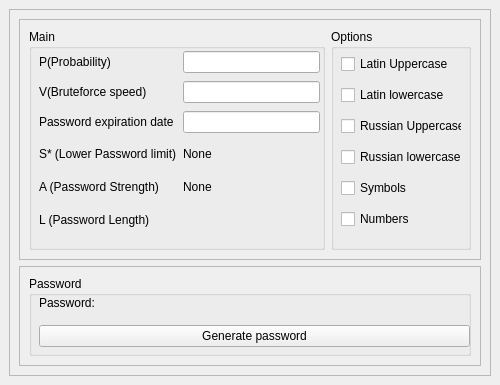
<?xml version="1.0" encoding="UTF-8"?>
<ui version="4.0">
 <class>Password_Generator</class>
 <widget class="QMainWindow" name="Password_Generator">
  <property name="geometry">
   <rect>
    <x>0</x>
    <y>0</y>
    <width>500</width>
    <height>385</height>
   </rect>
  </property>
  <property name="minimumSize">
   <size>
    <width>500</width>
    <height>385</height>
   </size>
  </property>
  <property name="maximumSize">
   <size>
    <width>500</width>
    <height>385</height>
   </size>
  </property>
  <property name="windowTitle">
   <string>Password Generator v1</string>
  </property>
  <widget class="QWidget" name="centralwidget">
   <layout class="QHBoxLayout" name="horizontalLayout_2">
    <item>
     <widget class="QFrame" name="mainFrame">
      <property name="frameShape">
       <enum>QFrame::StyledPanel</enum>
      </property>
      <property name="frameShadow">
       <enum>QFrame::Raised</enum>
      </property>
      <layout class="QVBoxLayout" name="verticalLayout">
       <item>
        <widget class="QFrame" name="frame_2">
         <property name="frameShape">
          <enum>QFrame::StyledPanel</enum>
         </property>
         <property name="frameShadow">
          <enum>QFrame::Raised</enum>
         </property>
         <layout class="QHBoxLayout" name="horizontalLayout">
          <item>
           <widget class="QGroupBox" name="groupBox_2">
            <property name="title">
             <string>Main</string>
            </property>
            <widget class="QWidget" name="layoutWidget_2">
             <property name="geometry">
              <rect>
               <x>10</x>
               <y>20</y>
               <width>281</width>
               <height>191</height>
              </rect>
             </property>
             <layout class="QGridLayout" name="gridLayout">
              <item row="0" column="0">
               <widget class="QLabel" name="lbl_Probability">
                <property name="maximumSize">
                 <size>
                  <width>16777215</width>
                  <height>25</height>
                 </size>
                </property>
                <property name="font">
                 <font>
                  <pointsize>9</pointsize>
                 </font>
                </property>
                <property name="text">
                 <string>P(Probability)</string>
                </property>
               </widget>
              </item>
              <item row="0" column="1">
               <widget class="QLineEdit" name="line_probability"/>
              </item>
              <item row="1" column="0">
               <widget class="QLabel" name="lbl_bruteforce_speed">
                <property name="maximumSize">
                 <size>
                  <width>16777215</width>
                  <height>25</height>
                 </size>
                </property>
                <property name="font">
                 <font>
                  <pointsize>9</pointsize>
                 </font>
                </property>
                <property name="text">
                 <string>V(Bruteforce speed)</string>
                </property>
               </widget>
              </item>
              <item row="1" column="1">
               <widget class="QLineEdit" name="line_bruteforce_speed"/>
              </item>
              <item row="2" column="0">
               <widget class="QLabel" name="lbl_password_expiratio_date">
                <property name="maximumSize">
                 <size>
                  <width>16777215</width>
                  <height>25</height>
                 </size>
                </property>
                <property name="font">
                 <font>
                  <pointsize>9</pointsize>
                 </font>
                </property>
                <property name="text">
                 <string>Password expiration date</string>
                </property>
               </widget>
              </item>
              <item row="2" column="1">
               <widget class="QLineEdit" name="line_password_expiration_date"/>
              </item>
              <item row="3" column="0">
               <widget class="QLabel" name="label_5">
                <property name="maximumSize">
                 <size>
                  <width>16777215</width>
                  <height>25</height>
                 </size>
                </property>
                <property name="font">
                 <font>
                  <pointsize>9</pointsize>
                 </font>
                </property>
                <property name="text">
                 <string>S* (Lower Password limit)</string>
                </property>
               </widget>
              </item>
              <item row="3" column="1">
               <widget class="QLabel" name="lbl_lower_limit_value">
                <property name="maximumSize">
                 <size>
                  <width>16777215</width>
                  <height>25</height>
                 </size>
                </property>
                <property name="text">
                 <string>None</string>
                </property>
               </widget>
              </item>
              <item row="4" column="0">
               <widget class="QLabel" name="label_6">
                <property name="maximumSize">
                 <size>
                  <width>16777215</width>
                  <height>25</height>
                 </size>
                </property>
                <property name="font">
                 <font>
                  <pointsize>9</pointsize>
                 </font>
                </property>
                <property name="text">
                 <string>A (Password Strength)</string>
                </property>
               </widget>
              </item>
              <item row="4" column="1">
               <widget class="QLabel" name="lbl_pass_strength_value">
                <property name="text">
                 <string>None</string>
                </property>
               </widget>
              </item>
              <item row="5" column="0">
               <widget class="QLabel" name="label_7">
                <property name="maximumSize">
                 <size>
                  <width>16777215</width>
                  <height>25</height>
                 </size>
                </property>
                <property name="font">
                 <font>
                  <pointsize>9</pointsize>
                 </font>
                </property>
                <property name="text">
                 <string>L (Password Length)</string>
                </property>
               </widget>
              </item>
              <item row="5" column="1">
               <widget class="QLabel" name="lbl_pass_len">
                <property name="text">
                 <string/>
                </property>
               </widget>
              </item>
             </layout>
            </widget>
           </widget>
          </item>
          <item>
           <widget class="QGroupBox" name="groupBox">
            <property name="maximumSize">
             <size>
              <width>140</width>
              <height>16777215</height>
             </size>
            </property>
            <property name="title">
             <string>Options</string>
            </property>
            <widget class="QWidget" name="layoutWidget_3">
             <property name="geometry">
              <rect>
               <x>10</x>
               <y>20</y>
               <width>121</width>
               <height>191</height>
              </rect>
             </property>
             <layout class="QVBoxLayout" name="verticalLayout_2">
              <item>
               <widget class="QCheckBox" name="cbox_latin_up">
                <property name="text">
                 <string>Latin Uppercase</string>
                </property>
               </widget>
              </item>
              <item>
               <widget class="QCheckBox" name="cbox_latin_low">
                <property name="text">
                 <string>Latin lowercase</string>
                </property>
               </widget>
              </item>
              <item>
               <widget class="QCheckBox" name="cbox_ru_up">
                <property name="text">
                 <string>Russian Uppercase</string>
                </property>
               </widget>
              </item>
              <item>
               <widget class="QCheckBox" name="cbox_ru_low">
                <property name="text">
                 <string>Russian lowercase</string>
                </property>
               </widget>
              </item>
              <item>
               <widget class="QCheckBox" name="cbox_symbols">
                <property name="text">
                 <string>Symbols</string>
                </property>
               </widget>
              </item>
              <item>
               <widget class="QCheckBox" name="cbox_numbers">
                <property name="text">
                 <string>Numbers</string>
                </property>
               </widget>
              </item>
             </layout>
            </widget>
           </widget>
          </item>
         </layout>
        </widget>
       </item>
       <item>
        <widget class="QFrame" name="frame">
         <property name="maximumSize">
          <size>
           <width>16777215</width>
           <height>100</height>
          </size>
         </property>
         <property name="frameShape">
          <enum>QFrame::StyledPanel</enum>
         </property>
         <property name="frameShadow">
          <enum>QFrame::Raised</enum>
         </property>
         <layout class="QVBoxLayout" name="verticalLayout_4">
          <item>
           <widget class="QGroupBox" name="groupBox_3">
            <property name="title">
             <string>Password</string>
            </property>
            <widget class="QWidget" name="layoutWidget">
             <property name="geometry">
              <rect>
               <x>10</x>
               <y>10</y>
               <width>431</width>
               <height>61</height>
              </rect>
             </property>
             <layout class="QGridLayout" name="gridLayout_2">
              <item row="0" column="0">
               <widget class="QLabel" name="lbl_password_1">
                <property name="font">
                 <font>
                  <pointsize>9</pointsize>
                 </font>
                </property>
                <property name="text">
                 <string>Password: </string>
                </property>
               </widget>
              </item>
              <item row="0" column="1">
               <widget class="QLabel" name="lbl_password_value">
                <property name="font">
                 <font>
                  <pointsize>9</pointsize>
                 </font>
                </property>
                <property name="text">
                 <string/>
                </property>
               </widget>
              </item>
              <item row="1" column="0" colspan="2">
               <widget class="QPushButton" name="btn_generate_password">
                <property name="font">
                 <font>
                  <pointsize>9</pointsize>
                 </font>
                </property>
                <property name="text">
                 <string>Generate password</string>
                </property>
               </widget>
              </item>
             </layout>
            </widget>
           </widget>
          </item>
         </layout>
        </widget>
       </item>
      </layout>
     </widget>
    </item>
   </layout>
  </widget>
 </widget>
 <resources/>
 <connections/>
</ui>
